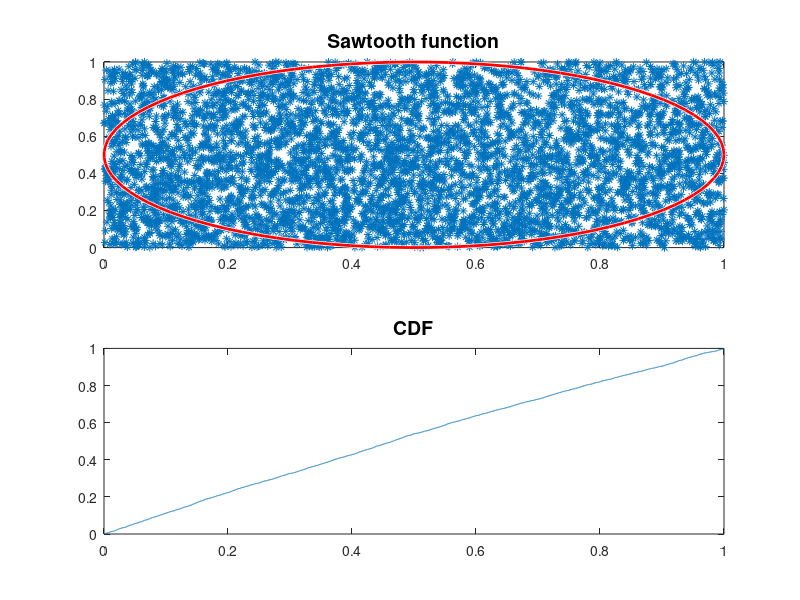
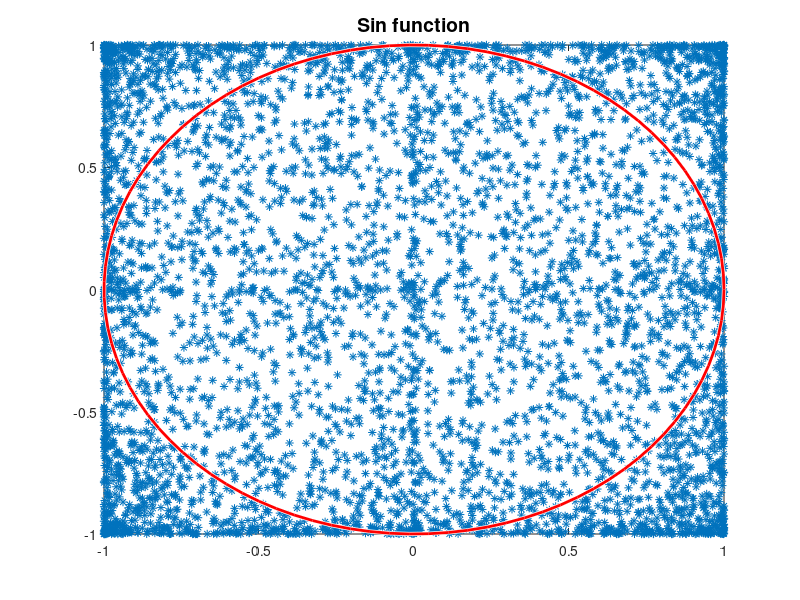

Reproduce these figures in MATLAB, in order.
%sin() and saw() random number generators

close all;
clear all;

number_of_samples = 5000;

seed = 0.712;
seed2 = 0.813;
random_number_sequence_x = zeros(1,number_of_samples);
random_number_sequence_y = zeros(1,number_of_samples);
random_number_x = seed;
random_number_y = seed2;
random_number_sequence_x(1) = random_number_x;
random_number_sequence_y(1) = random_number_y;

count = 0;

x = linspace(-1,1,number_of_samples);
data = sawtooth(x*15);

for i = 2:1:number_of_samples
    random_number_x = sawtooth(15*random_number_x*pi)/2+0.5;
    random_number_sequence_x(i) = random_number_x;
    random_number_y = sawtooth(15*random_number_y*pi)/2+0.5;
    random_number_sequence_y(i) = random_number_y;
    if(sqrt(random_number_x^2+random_number_y^2) <= 0.5)
        count = count + 1;
    end
end
figure(1);
subplot(2,1,1);
plot(random_number_sequence_y, random_number_sequence_x,'*')
title('Sawtooth function','fontsize',14);
hold on;
viscircles([0.5,0.5],0.5);
count/number_of_samples

subplot(2,1,2);

x = linspace(0,1,number_of_samples);

for i=1:1:number_of_samples

    pdf_(i) = sum(random_number_sequence_x < x(i))/number_of_samples;

end

plot(x,pdf_);
title('CDF','fontsize',14);
hold on;




figure(2)
random_number_sequence_x = zeros(1,number_of_samples);
random_number_sequence_y = zeros(1,number_of_samples);
random_number_x = seed;
random_number_y = seed2;
random_number_sequence_x(1) = random_number_x;
random_number_sequence_y(1) = random_number_y;

count = 0;

x = linspace(-1,1,number_of_samples);
data = sawtooth(x*15);

for i = 2:1:number_of_samples
    random_number_x = sin(15*random_number_x*pi);
    random_number_sequence_x(i) = random_number_x;
    random_number_y = sin(15*random_number_y*pi);
    random_number_sequence_y(i) = random_number_y;
    if(sqrt(random_number_x^2+random_number_y^2) <= 1)
        count = count + 1;
    end
end

plot(random_number_sequence_y, random_number_sequence_x,'*')
title('Sin function','fontsize',14);
viscircles([0,0],1);
ans = count/number_of_samples;
ans

%plot(x,data)